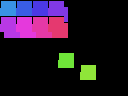

Rendered tile map (Tiled .tmx) drawn with the repository's tilesets; below, a short description and the full map source, tile grids included:
An orthogonal 8x6 tile map with 16x16 px tiles, 2 tile layers (Tiles, Inner), 3 image layers and 4 objects (GRect, Rect, Point, TileObj).

<map version="1.10" tiledversion="1.12.0" orientation="orthogonal" renderorder="right-down" width="8" height="6" tilewidth="16" tileheight="16" infinite="0" nextlayerid="9" nextobjectid="5">
 <tileset firstgid="1" source="terrain.tsx" />
 <layer id="1" name="Tiles" x="2" y="1" width="8" height="6">
  <data encoding="csv">
1,2,0,0,0,0,0,0,
0,0,3,0,0,0,0,0,
0,0,0,0,0,0,0,0,
0,0,0,0,0,0,0,0,
0,0,0,0,0,9,0,0,
0,0,0,0,0,0,0,0
</data>
 </layer>
 <group id="2" name="Group" x="-3" y="5" offsetx="10" offsety="20">
  <layer id="3" name="Inner" x="1" y="0" width="8" height="6">
   <data encoding="csv">
4,0,0,0,0,0,0,0,
0,0,0,0,0,0,0,0,
0,0,0,10,0,0,0,0,
0,0,0,0,0,0,0,0,
0,0,0,0,0,0,0,0,
0,0,0,0,0,0,0,0
</data>
  </layer>
  <objectgroup id="4" name="GroupObjects" x="7" y="-2">
   <object id="1" name="GRect" x="8" y="8" width="16" height="16" />
  </objectgroup>
 </group>
 <objectgroup id="5" name="Objects" x="3" y="-1" offsetx="4">
  <object id="2" name="Rect" x="32" y="16" width="16" height="8" />
  <object id="3" name="Point" x="40" y="48">
   <point />
  </object>
  <object id="4" name="TileObj" gid="2" x="64" y="48" width="16" height="16" />
 </objectgroup>
 <imagelayer id="6" name="ImgOffset" x="5" y="7" offsetx="4" offsety="6">
  <image source="bg.png" width="64" height="32" />
 </imagelayer>
 <imagelayer id="7" name="ImgLegacy" x="5" y="7">
  <image source="bg.png" width="64" height="32" />
 </imagelayer>
 <imagelayer id="8" name="ImgLegacyX" x="9">
  <image source="bg.png" width="64" height="32" />
 </imagelayer>
</map>
